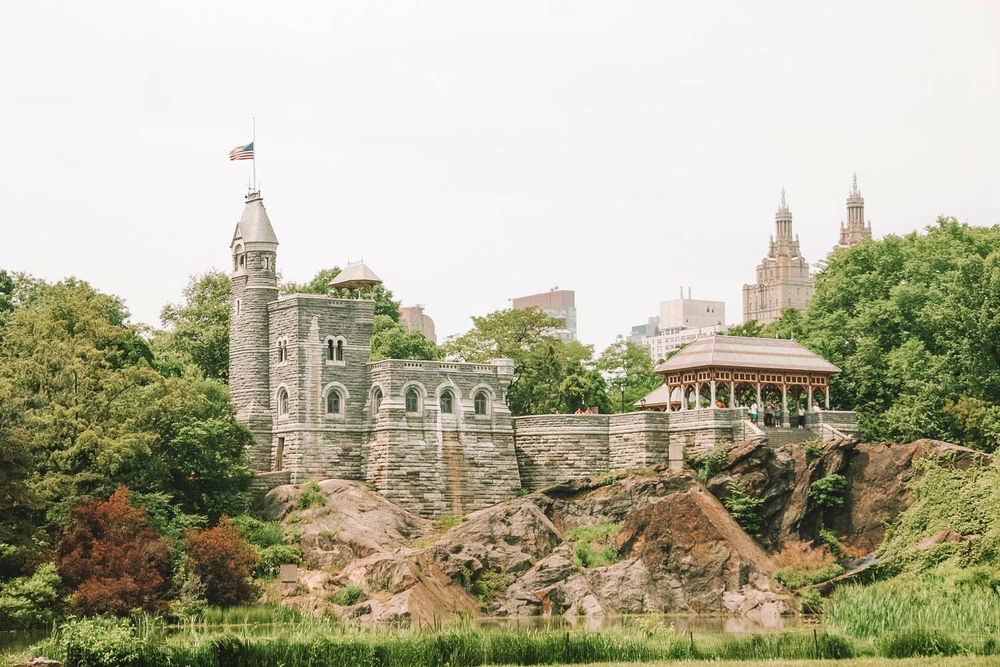
#> input picture Lab3/ImagenOriginal.png, 1000 x 667 px, shrunk from 1500 x 1000 before the run
$ python MetodoDerivada.py
#> lines starting #> are read from the running program, lines starting #| are printed output that depends on the picture
import cv2
imagen = cv2.imread("ImagenOriginal.png")
#> imagen is the input picture: shape (667, 1000, 3); mean B, G, R 153.6, 177.3, 180


# Se convierte la imagen a escala de grises
escala_de_grises = cv2.cvtColor(imagen, cv2.COLOR_BGR2GRAY)
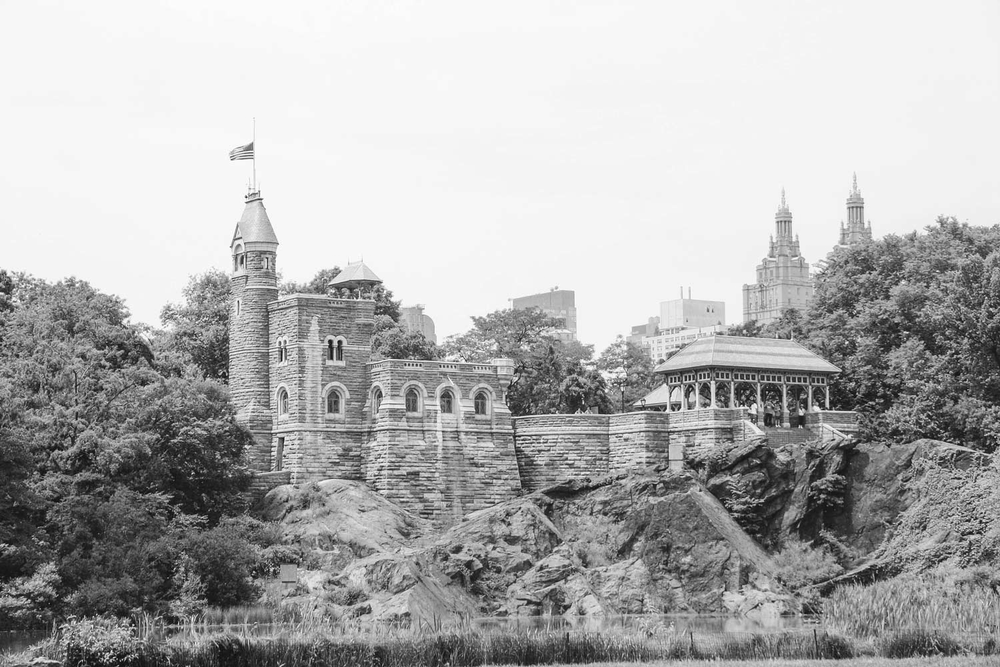
#> escala_de_grises: shape (667, 1000); min 9, max 255, mean 175.4

imagen_derivada_x = cv2.cvtColor(imagen, cv2.COLOR_BGR2GRAY)
imagen_derivada_y = cv2.cvtColor(imagen, cv2.COLOR_BGR2GRAY)
imagen_final = cv2.cvtColor(imagen, cv2.COLOR_BGR2GRAY)

(h, w) = escala_de_grises.shape[:2]
#> h = 667; w = 1000

for x in range(h):
    for y in range (w):
        if y < (w - 1):
            imagen_derivada_x[x][y] = abs(escala_de_grises[x][y] - escala_de_grises[x][y + 1])
        else:
            imagen_derivada_x[x][y] = abs(escala_de_grises[x][y] - escala_de_grises[x][y - 1])
        if x < (h - 1):
            imagen_derivada_y[x][y] = abs(escala_de_grises[x][y] - escala_de_grises[x + 1][y])
        else:
            imagen_derivada_y[x][y] = abs(escala_de_grises[x][y] - escala_de_grises[x - 1][y])
        imagen_final[x][y] = imagen_derivada_x[x][y] + imagen_derivada_y[x][y]
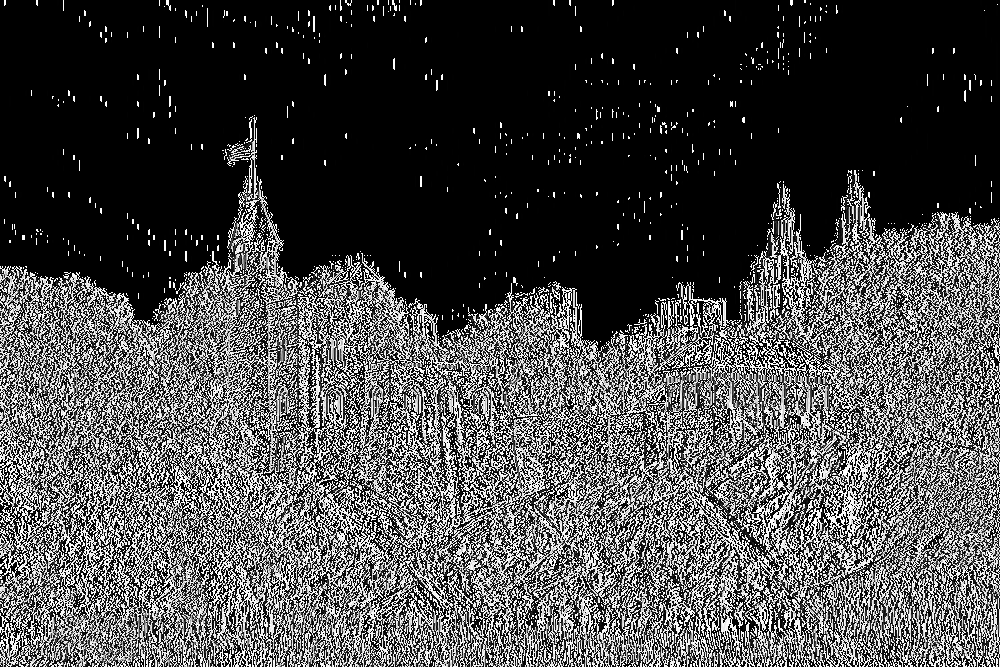
#> imagen_derivada_x: shape (667, 1000); min 0, max 255, mean 75.3
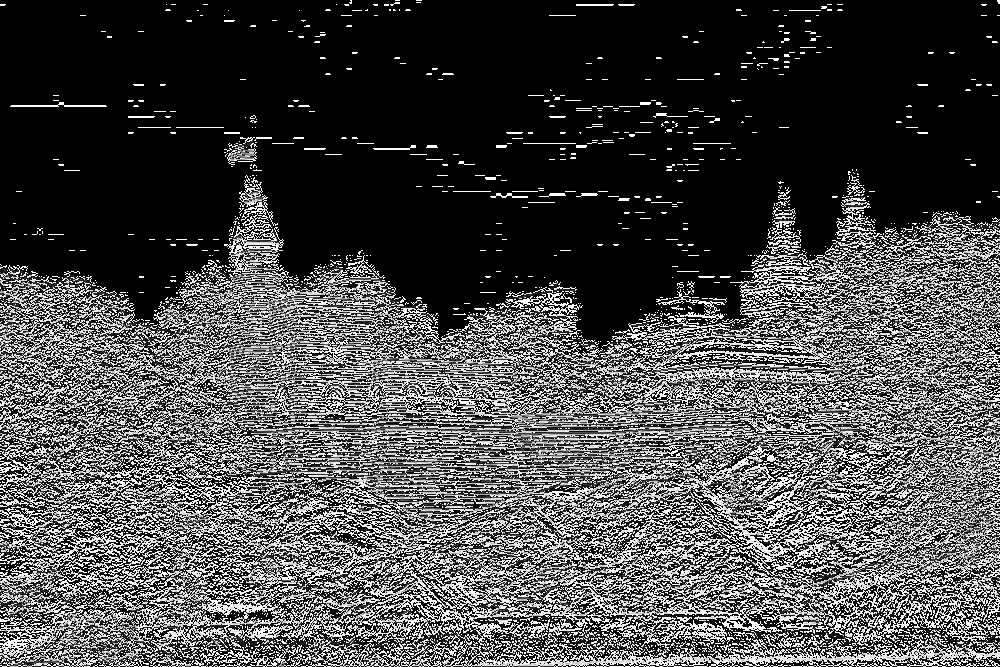
#> imagen_derivada_y: shape (667, 1000); min 0, max 255, mean 74.1
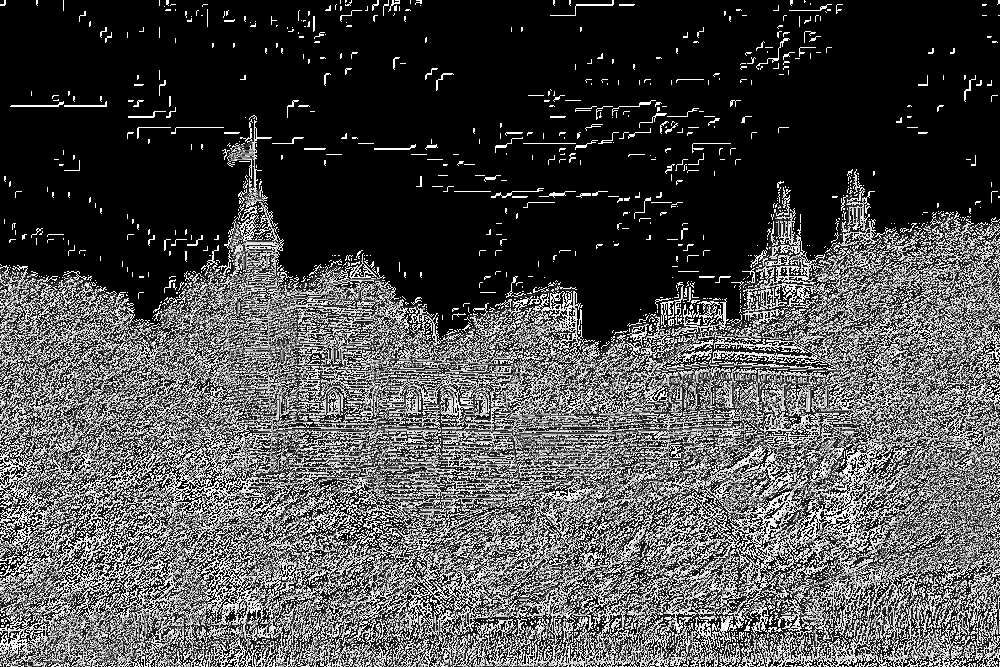
#> imagen_final: shape (667, 1000); min 0, max 255, mean 76.8

cv2.imwrite("ImagenDerivadaX.png", imagen_derivada_x)
cv2.imwrite("ImagenDerivadaY.png", imagen_derivada_y)
cv2.imwrite("ImagenSuperposicion.png", imagen_final)
